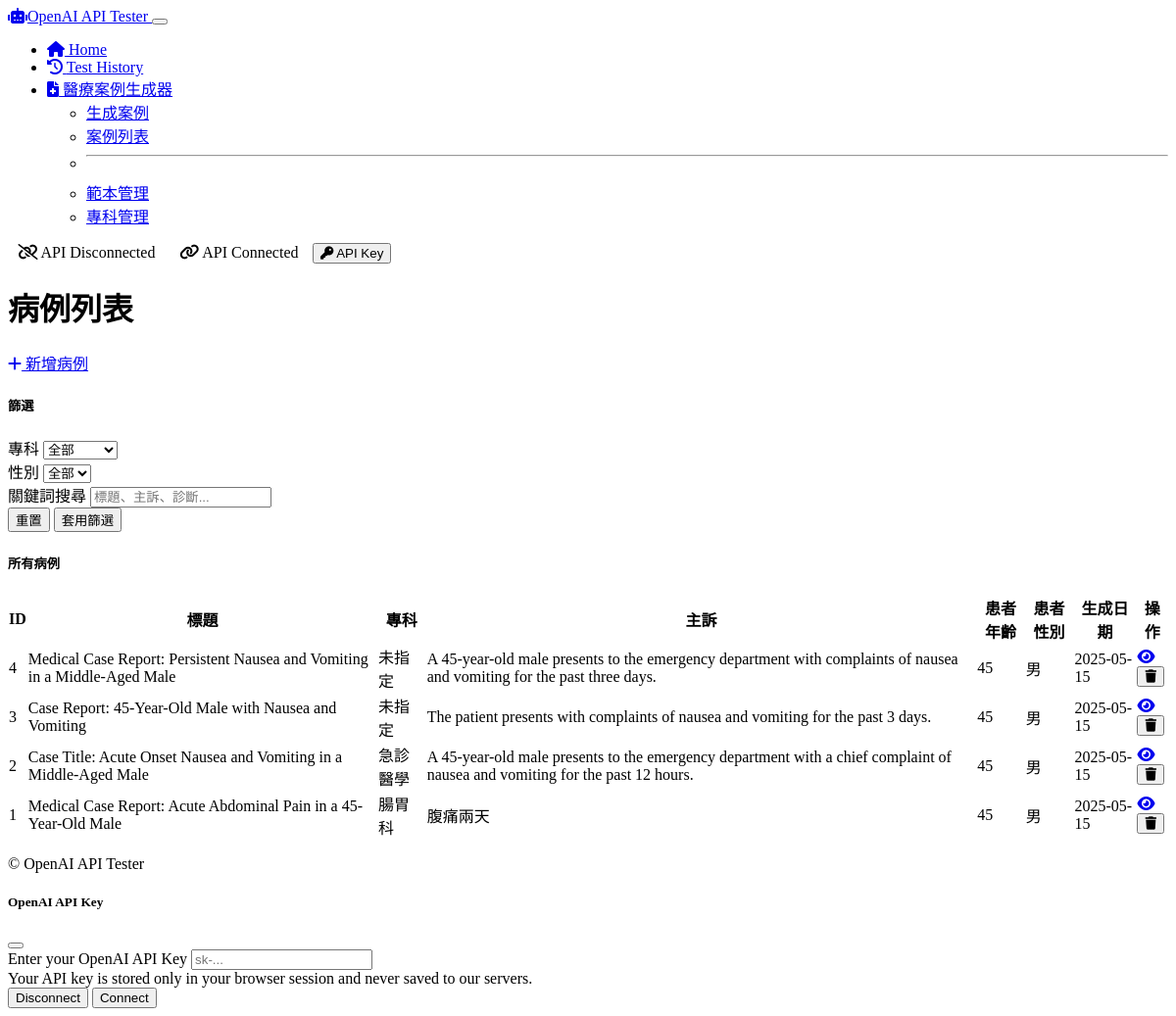
The app's page /medical/cases, older data.
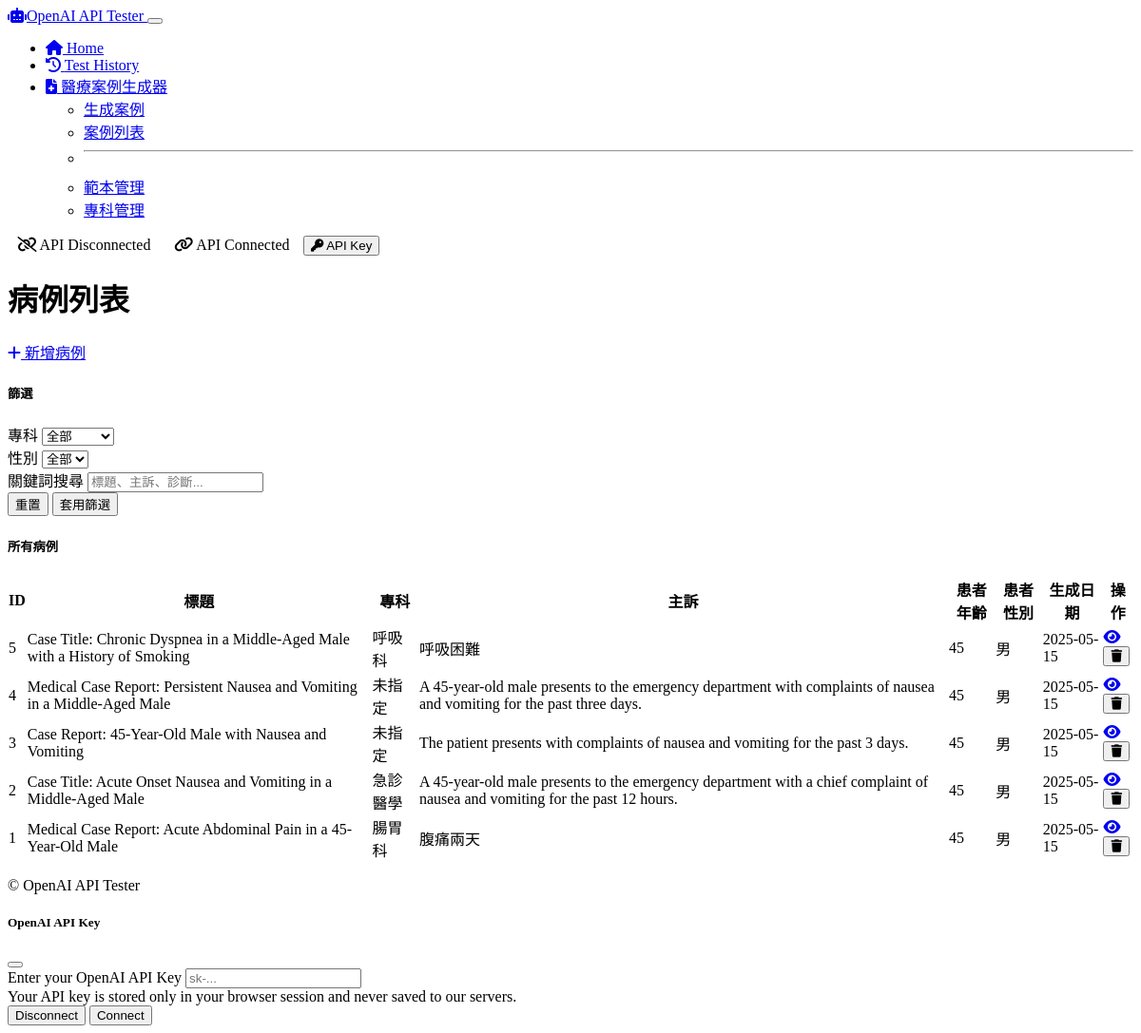
The same page, newer data.
### models/medical_case.py (models this page shows, shortened)
class MedicalCase(db.Model):
    id = db.Column(db.Integer, primary_key=True)
    title = db.Column(db.String(200), nullable=False)
    patient_age = db.Column(db.Integer, nullable=True)
    patient_gender = db.Column(db.String(20), nullable=True)
    chief_complaint = db.Column(db.Text, nullable=False)
    history_present_illness = db.Column(db.Text, nullable=True)
    past_medical_history = db.Column(db.Text, nullable=True)
    medications = db.Column(db.Text, nullable=True)
    allergies = db.Column(db.Text, nullable=True)
    family_history = db.Column(db.Text, nullable=True)
    social_history = db.Column(db.Text, nullable=True)
    physical_examination = db.Column(db.Text, nullable=True)
    vital_signs = db.Column(db.Text, nullable=True)
    laboratory_results = db.Column(db.Text, nullable=True)
    imaging_results = db.Column(db.Text, nullable=True)
    assessment = db.Column(db.Text, nullable=True)
    plan = db.Column(db.Text, nullable=True)
    specialty_id = db.Column(db.Integer, db.ForeignKey('medical_specialty.id'), nullable=True)
    diagnoses = db.relationship('Diagnosis', backref='case', lazy=True, cascade="all, delete-orphan")
    prompt_used = db.Column(db.Text, nullable=True)
    system_message = db.Column(db.Text, nullable=True)
    ai_model = db.Column(db.String(50), nullable=True)
    created_at = db.Column(db.DateTime, default=datetime.utcnow)
    updated_at = db.Column(db.DateTime, default=datetime.utcnow, onupdate=datetime.utcnow)

class MedicalSpecialty(db.Model):
    id = db.Column(db.Integer, primary_key=True)
    name = db.Column(db.String(100), nullable=False, unique=True)
    description = db.Column(db.Text, nullable=True)
    cases = db.relationship('MedicalCase', backref='specialty', lazy=True)

### routes/medical_routes.py (the view)
@app.route('/medical/cases', methods=['GET'])
def list_cases():
    cases = MedicalCase.query.order_by(MedicalCase.created_at.desc()).all()
    specialties = MedicalSpecialty.query.order_by(MedicalSpecialty.name).all()
    return render_template(
        'medical/cases.html',
        cases=cases,
        specialties=specialties
    )

### templates/medical/cases.html (shortened to what this page needs)
{% extends 'layout.html' %}
{% block content %}
<div class="container py-4">
    <div class="mb-4 d-flex justify-content-between align-items-center">
        <h1>病例列表</h1>
        <a href="{{ url_for('medical_home') }}" class="btn btn-primary">
            <i class="fas fa-plus me-1"></i> 新增病例
        </a>
    </div>
    <div class="card mb-4 shadow-sm">
        <div class="card-header">
            <h5 class="mb-0">篩選</h5>
        </div>
        <div class="card-body">
            <form id="filterForm" class="row g-3">
                <div class="col-md-4">
                    <label for="filterSpecialty" class="form-label">專科</label>
                    <select class="form-select" id="filterSpecialty">
                        <option value="">全部</option>
                    </select>
                </div>
                <div class="col-md-4">
                    <label for="filterGender" class="form-label">性別</label>
                    <select class="form-select" id="filterGender">
                        <option value="">全部</option>
                    </select>
                </div>
                <div class="col-md-4">
                    <label for="filterSearch" class="form-label">關鍵詞搜尋</label>
                    <input type="text" class="form-control" id="filterSearch" placeholder="標題、主訴、診斷...">
                </div>
                <div class="col-12 text-end">
                    <button type="reset" class="btn btn-secondary">重置</button>
                    <button type="submit" class="btn btn-primary">套用篩選</button>
                </div>
            </form>
        </div>
    </div>
    <div class="card shadow-sm">
        <div class="card-header">
            <h5 class="mb-0">所有病例</h5>
        </div>
        <div class="card-body">
            {% if cases %}
                <div class="table-responsive">
                    <table class="table table-hover" id="casesTable">
                        <thead>
                            <tr>
                                <th>ID</th>
                                <th>標題</th>
                                <th>專科</th>
                                <th>主訴</th>
                                <th>患者年齡</th>
                                <th>患者性別</th>
                                <th>生成日期</th>
                                <th>操作</th>
                            </tr>
                        </thead>
                        <tbody>
                            {% for case in cases %}
                                <tr class="case-row"
                                    data-specialty="{{ case.specialty.id if case.specialty else '' }}"
                                    data-gender="{{ case.patient_gender }}"
                                    data-search="{{ case.title }} {{ case.chief_complaint }}">
                                    <td>{{ case.id }}</td>
                                    <td>{{ case.title }}</td>
                                    <td>{{ case.specialty.name if case.specialty else "未指定" }}</td>
                                    <td>{{ case.chief_complaint }}</td>
                                    <td>{{ case.patient_age }}</td>
                                    <td>{{ case.patient_gender }}</td>
                                    <td>{{ case.created_at.strftime('%Y-%m-%d') }}</td>
                                    <td>
                                        <div class="btn-group">
                                            <a href="{{ url_for('view_case', id=case.id) }}" class="btn btn-sm btn-outline-info">
                                                <i class="fas fa-eye"></i>
                                            </a>
                                            <form action="{{ url_for('delete_case', id=case.id) }}" method="POST" onsubmit="return confirm('確定要刪除這個病例嗎？此操作無法撤銷。');" class="d-inline">
                                                <button type="submit" class="btn btn-sm btn-outline-danger">
                                                    <i class="fas fa-trash"></i>
                                                </button>
                                            </form>
                                        </div>
                                    </td>
                                </tr>
                            {% endfor %}
                        </tbody>
                    </table>
                </div>
            {% else %}
                <div class="alert alert-info">
                    <i class="fas fa-info-circle me-2"></i> 尚未生成任何病例。
                </div>
            {% endif %}
        </div>
    </div>
</div>
{% endblock %}

### templates/layout.html (shortened to what this page needs)
<!DOCTYPE html>
<html lang="en" data-bs-theme="dark">
<head>
    <link href="https://cdn.replit.com/agent/bootstrap-agent-dark-theme.min.css" rel="stylesheet">
    <link rel="stylesheet" href="https://cdnjs.cloudflare.com/ajax/libs/font-awesome/6.0.0/css/all.min.css">
    <link rel="stylesheet" href="{{ url_for('static', filename='css/custom.css') }}">
    <link rel="stylesheet" href="{{ url_for('static', filename='css/mobile-optimized.css') }}">
</head>
<body>
    <header>
        <nav class="navbar navbar-expand-lg navbar-dark bg-dark">
            <div class="container-fluid">
                <a class="navbar-brand" href="/">
                    <i class="fas fa-robot me-2"></i>OpenAI API Tester
                </a>
                <button class="navbar-toggler" type="button" data-bs-toggle="collapse" data-bs-target="#navbarNav">
                </button>
                <div class="collapse navbar-collapse" id="navbarNav">
                    <ul class="navbar-nav">
                        <li class="nav-item">
                            <a class="nav-link" href="/">
                                <i class="fas fa-home me-1"></i> Home
                            </a>
                        </li>
                        <li class="nav-item">
                            <a class="nav-link" href="/test-cases">
                                <i class="fas fa-history me-1"></i> Test History
                            </a>
                        </li>
                        <li class="nav-item dropdown">
                            <a class="nav-link dropdown-toggle" href="#" id="medicalDropdown" role="button" data-bs-toggle="dropdown" aria-expanded="false">
                                <i class="fas fa-file-medical me-1"></i> 醫療案例生成器
                            </a>
                            <ul class="dropdown-menu" aria-labelledby="medicalDropdown">
                                <li><a class="dropdown-item" href="/medical">生成案例</a></li>
                                <li><a class="dropdown-item" href="/medical/cases">案例列表</a></li>
                                <li><hr class="dropdown-divider"></li>
                                <li><a class="dropdown-item" href="/medical/templates">範本管理</a></li>
                                <li><a class="dropdown-item" href="/medical/specialties">專科管理</a></li>
                            </ul>
                        </li>
                    </ul>
                    <div class="ms-auto d-flex align-items-center" id="apiKeyStatus">
                        <span class="badge bg-danger me-2" id="apiDisconnected">
                            <i class="fas fa-unlink me-1"></i> API Disconnected
                        </span>
                        <span class="badge bg-success me-2 d-none" id="apiConnected">
                            <i class="fas fa-link me-1"></i> API Connected
                        </span>
                        <button class="btn btn-sm btn-outline-light" id="apiKeyButton" data-bs-toggle="modal" data-bs-target="#apiKeyModal">
                            <i class="fas fa-key me-1"></i> API Key
                        </button>
                    </div>
                </div>
            </div>
        </nav>
    </header>
    <main class="container py-4">
        {% block content %}{% endblock %}
    </main>
    <footer class="bg-dark text-light py-3 mt-5">
        <div class="container text-center">
            <p class="mb-0">&copy; OpenAI API Tester</p>
        </div>
    </footer>
    <div class="modal fade" id="apiKeyModal" tabindex="-1" aria-hidden="true">
        <div class="modal-dialog">
            <div class="modal-content">
                <div class="modal-header">
                    <h5 class="modal-title">OpenAI API Key</h5>
                    <button type="button" class="btn-close" data-bs-dismiss="modal" aria-label="Close"></button>
                </div>
                <div class="modal-body">
                    <div class="mb-3">
                        <label for="apiKeyInput" class="form-label">Enter your OpenAI API Key</label>
                        <input type="password" class="form-control" id="apiKeyInput" placeholder="sk-...">
                        <div class="form-text">Your API key is stored only in your browser session and never saved to our servers.</div>
                    </div>
                </div>
                <div class="modal-footer">
                    <button type="button" class="btn btn-outline-danger" id="disconnectButton">Disconnect</button>
                    <button type="button" class="btn btn-primary" id="connectButton">Connect</button>
                </div>
            </div>
        </div>
    </div>
</body>
</html>

### static/css/custom.css (style rules this page uses)
.form-label { margin-bottom: 0.3rem; font-weight: 500; }
.table { border-collapse: separate; border-spacing: 0; }
.badge { font-weight: normal; padding: 0.35em 0.65em; }

Row changes from the older to the newer data that the page shows:
added MedicalCase: id "5", title "Case Title: Chronic Dyspnea in a Middle-Aged Male with a History of Smoking", specialty "呼吸科", chief_complaint "呼吸困難", patient_age "45", patient_gender "男", created_at "2025-05-15"
